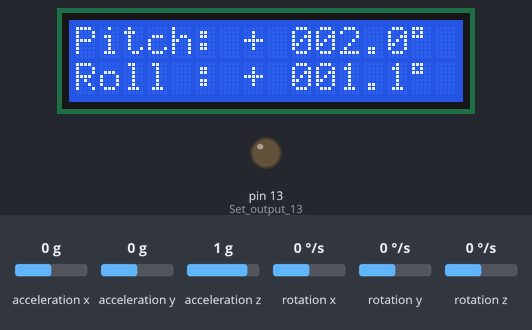
A sketch run on a simulated Arduino Uno, built with avr-gcc and run on an emulated ATmega328P. Parts: 16×2 character LCD, output pins drawn as LEDs (lit = HIGH). Wiring (inferred from the names in the program): MPU-6050 motion sensor at I2C address 0x68. The inputs (shaded band) are chosen by the test bench; at power-on: rotation z 0 °/s, acceleration y 0 g, rotation x 0 °/s, acceleration x 0 g, acceleration z 1 g, rotation y 0 °/s. What the sketch prints to the serial monitor is not drawn.

Above: at 7.5 s.
7.6 s: rotation z set to 192 °/s
At 8.43 s:
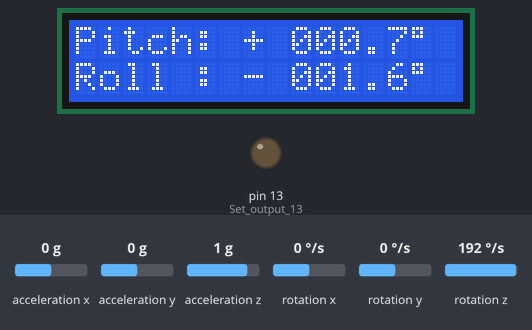
10.0 s: acceleration y set to -1.4 g
At 10.69 s:
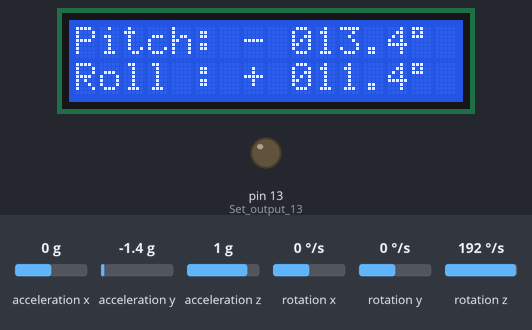
12.5 s: rotation x set to -192 °/s
At 12.94 s:
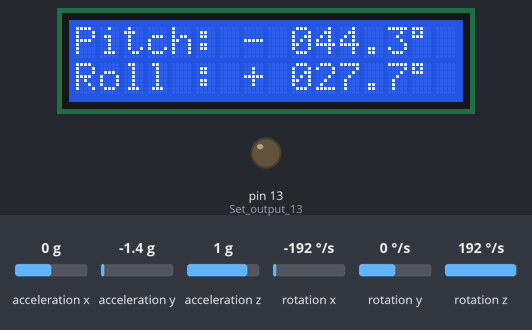
14.2 s: acceleration x set to -1.4 g
At 14.79 s:
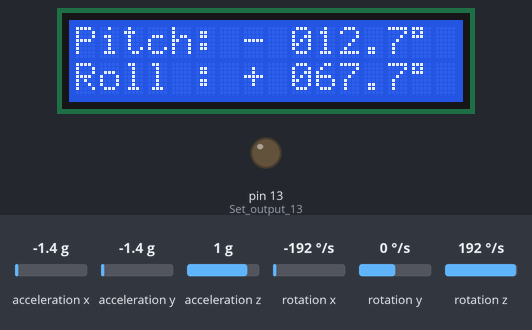
15.7 s: acceleration z set to -1.4 g
At 16.36 s:
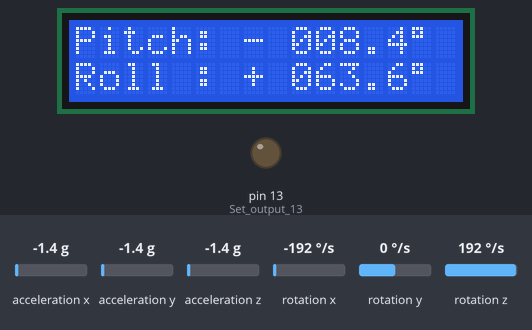
17.3 s: rotation y set to -192 °/s
At 17.49 s:
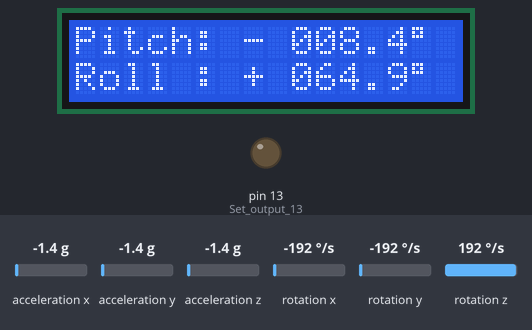
Timing chart, 0 to 19.8 s (numbered marks = the images above; inputs shaded):
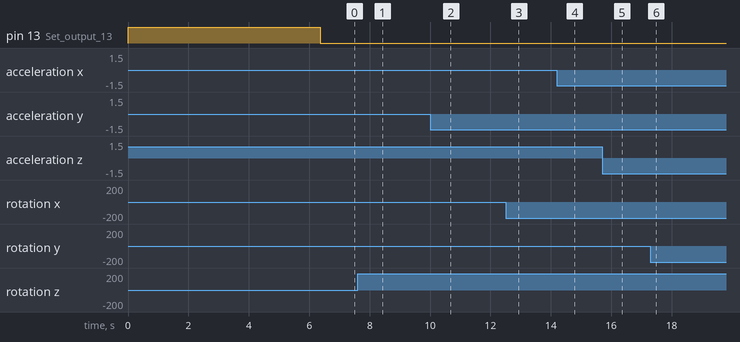

The sketch:

SpiritLevel.ino
```cpp
#include <LiquidCrystal.h>
#include <Wire.h>
#include "SpiritLevel.h"


//Declaring some global variables
static boolean			gbSetGyroAngles;

static int				lcd_loop_counter,
						iMainLoopCount,
						angle_pitch_buffer, angle_roll_buffer;

static long				acc_total_vector,
						gyro_x_cal, gyro_y_cal, gyro_z_cal,
						loop_timer;

static float			angle_pitch, angle_roll,
						angle_roll_acc, angle_pitch_acc,
						angle_pitch_output, angle_roll_output;

LiquidCrystal			lcd(7, 8, 9, 10, 11, 12);		// LiquidCrystal(rs, enable, d4, d5, d6, d7)


////////////////////////////////////////////////////////////
//	setup
////////////////////////////////////////////////////////////
void setup() {

	int				gyro_x, gyro_y, gyro_z, temperature;
	long			acc_x, acc_y, acc_z,
					acc_x_cal, acc_y_cal;


	gbSetGyroAngles = FALSE;

	iMainLoopCount = 1;

	Wire.begin();												//Start I2C as master

	Serial.begin(57600);										//Use only for debugging

	pinMode(13, OUTPUT);										//Set output 13 (LED) as output

	InitMPU6050();												// Init the MPU6050 (500dfs / +/-8g)

	digitalWrite(13, HIGH);										// Turn on the LED

	// Init the LCD, write the introduction message for 1.5 seconds, then the cal message
	lcd.begin(16, 2);											// Set the number of columns and rows for the LCD
	lcd.setCursor(0, 0);
	lcd.print("  Digital Level");
	lcd.setCursor(0, 1);
	lcd.print("    Ver. 1.0");
	delay(1500);
	lcd.clear();
	lcd.setCursor(0, 0);
	lcd.print("Calibrating Gyro");
	lcd.setCursor(0, 1);

	// Average the gyro levels over GYRO_CAL_ITERATIONS cycles to get the cal value
	gyro_x_cal = 0;
	gyro_y_cal = 0;
	gyro_z_cal = 0;
	acc_x_cal = 0;
	acc_y_cal = 0;
	for (int cal_int = 0; cal_int < GYRO_CAL_ITERATIONS; cal_int++) {
		if (cal_int % GYRO_CAL_DOT_PERIOD == 0)
			lcd.print(".");										// Print a dot on the LCD every 125 readings
		read_mpu_6050_data(gyro_x, gyro_y, gyro_z, temperature, acc_x, acc_y, acc_z);
		gyro_x_cal += gyro_x;
		gyro_y_cal += gyro_y;
		gyro_z_cal += gyro_z;
		acc_x_cal += acc_x;
		acc_y_cal += acc_y;
		delay(3);												// Delay 3us to simulate the 250Hz program loop
	}
	gyro_x_cal /= GYRO_CAL_ITERATIONS;
	gyro_y_cal /= GYRO_CAL_ITERATIONS;
	gyro_z_cal /= GYRO_CAL_ITERATIONS;
	acc_x_cal /= GYRO_CAL_ITERATIONS;
	acc_y_cal /= GYRO_CAL_ITERATIONS;

	// Clear the LCD and display the Pitch and Roll tags
	lcd.clear();
	lcd.setCursor(0, 0);
	lcd.print("Pitch:");
	lcd.setCursor(0, 1);
	lcd.print("Roll :");

	// Debug print
	Serial.print("G X cal: ");Serial.println(gyro_x_cal);
	Serial.print("G Y cal: ");Serial.println(gyro_y_cal);
	Serial.print("G Z cal: ");Serial.println(gyro_z_cal);
	Serial.print("A X cal: ");Serial.println(acc_x_cal);
	Serial.print("A Y cal: ");Serial.println(acc_y_cal);
	Serial.println();

	digitalWrite(13, LOW);										// All done, turn the LED off

	lcd_loop_counter = 1;										// Init the LCD loop counter

	loop_timer = micros();										// Reset the loop timer
}


////////////////////////////////////////////////////////////
//	loop
////////////////////////////////////////////////////////////
void loop() {

	int				gyro_x, gyro_y, gyro_z, temperature;
	long			acc_x, acc_y, acc_z;


	// Read the raw acc, temp, and gyro data from the MPU-6050
	read_mpu_6050_data(gyro_x, gyro_y, gyro_z, temperature, acc_x, acc_y, acc_z);

	// Subtract the gyros' offset calibration values from the raw values
	gyro_x -= gyro_x_cal;
	gyro_y -= gyro_y_cal;
	gyro_z -= gyro_z_cal;

	// Debug print
	/*if (iMainLoopCount < 750)
		iMainLoopCount++;
	else {
		iMainLoopCount = 1;
		Serial.println();
		Serial.print("X: ");Serial.println(gyro_x);
		Serial.print("Y: ");Serial.println(gyro_y);
		Serial.print("Z: ");Serial.println(gyro_z);
		Serial.print("AP: ");Serial.println(acc_x);
		Serial.print("AR: ");Serial.println(acc_y);
		Serial.println();
	}*/

	// Gyro angle calculations  [0.0000611 = 1 / (250Hz / 65.5)]
	angle_pitch += gyro_x * 0.0000610687;                                // Calculate the traveled pitch angle and add this to the angle_pitch variable
	angle_roll += gyro_y * 0.0000610687;                                 // Calculate the traveled roll angle and add this to the angle_roll variable

	// 0.000001066 = 0.0000611 * (3.142 / 180deg) The Arduino sin function is in radians
	angle_pitch += angle_roll * sin(gyro_z * 0.000001066);               // If the IMU has yawed transfer the roll angle to the pitch angel
	angle_roll -= angle_pitch * sin(gyro_z * 0.000001066);               // If the IMU has yawed transfer the pitch angle to the roll angel

	// Accelerometer angle calculations
	acc_total_vector = sqrt((acc_x*acc_x) + (acc_y*acc_y) + (acc_z*acc_z));  // Calculate the total accelerometer vector
																			 // 57.296 = 1 / (3.142 / 180) The Arduino asin function is in radians
	angle_pitch_acc = asin((float)acc_y / acc_total_vector) * 57.296;	// Calculate the pitch angle
	angle_roll_acc = asin((float)acc_x / acc_total_vector) * -57.296;	// Calculate the roll angle

	//
	// Place the MPU-6050 spirit level on a level surface and note the values in the following two lines for calibration
	//
	angle_pitch_acc -= ACC_CAL_X;                                             // Accelerometer calibration value for pitch
	angle_roll_acc -= ACC_CAL_Y;                                              // Accelerometer calibration value for roll

	if (gbSetGyroAngles) {												// If the IMU is already started
//		angle_pitch = angle_pitch * 0.9996 + angle_pitch_acc * 0.0004;  // Correct the drift of the gyro pitch angle with the accelerometer pitch angle
//		angle_roll = angle_roll * 0.9996 + angle_roll_acc * 0.0004;     // Correct the drift of the gyro roll angle with the accelerometer roll angle
		angle_pitch = angle_pitch * 0.996 + angle_pitch_acc * 0.004;  // Correct the drift of the gyro pitch angle with the accelerometer pitch angle
		angle_roll = angle_roll * 0.996 + angle_roll_acc * 0.004;     // Correct the drift of the gyro roll angle with the accelerometer roll angle
	}
	else {                                                              // At first start
		angle_pitch = angle_pitch_acc;                                  // Set the gyro pitch angle equal to the accelerometer pitch angle
		angle_roll = angle_roll_acc;                                    // Set the gyro roll angle equal to the accelerometer roll angle
		gbSetGyroAngles = TRUE;                                         // Set the IMU started flag
	}

	// To dampen the pitch and roll angles a complementary filter is used
	angle_pitch_output = angle_pitch_output * 0.9 + angle_pitch * 0.1;   //Take 90% of the output pitch value and add 10% of the raw pitch value
	angle_roll_output = angle_roll_output * 0.9 + angle_roll * 0.1;      //Take 90% of the output roll value and add 10% of the raw roll value

	write_LCD();                                                         //Write the roll and pitch values to the LCD display

	while (micros() - loop_timer < LOOP_TIME_MS);                                //Wait until the loop_timer reaches 4000us (250Hz) before starting the next loop
	loop_timer = micros();                                               //Reset the loop timer
}


////////////////////////////////////////////////////////////
//	read_mpu_6050_data
////////////////////////////////////////////////////////////
void read_mpu_6050_data(int &gy_x, int &gy_y, int &gy_z, int &temp, long &ac_x, long &ac_y, long &ac_z)
{
	// Request 14 bytes from the MPU-6050, starting at the accelerometer x-axis high byte
	Wire.beginTransmission(I2C_ADDR_MPU6050_1);
	Wire.write(MPU6050_REG_ACCEL_XOUT_H);
	Wire.endTransmission();
	Wire.requestFrom(I2C_ADDR_MPU6050_1, 14);

	while (Wire.available() < 14);						// Wait until all the bytes are received

	ac_x = Wire.read() << 8 | Wire.read();
	ac_y = Wire.read() << 8 | Wire.read();
	ac_z = Wire.read() << 8 | Wire.read();

	temp = Wire.read() << 8 | Wire.read();

	gy_x = Wire.read() << 8 | Wire.read();
	gy_y = Wire.read() << 8 | Wire.read();
	gy_z = Wire.read() << 8 | Wire.read();
}


////////////////////////////////////////////////////////////
//	write_LCD
////////////////////////////////////////////////////////////
void write_LCD()
{
	switch (lcd_loop_counter)
	{
		case 1:									// Buffer the pitch angle because it will change and set the LCD cursor to initial position on first line
			angle_pitch_buffer = angle_pitch_output * 10;
			lcd.setCursor(6, 0);
			break;

		case 2:									// Print + or - as appropriate
			if (angle_pitch_buffer < 0)
				lcd.print(" - ");
			else
				lcd.print(" + ");
			break;

		case 3:									//Print first number
			lcd.print(abs(angle_pitch_buffer) / 1000);
			break;

		case 4:									//Print second number
			lcd.print((abs(angle_pitch_buffer) / 100) % 10);
			break;

		case 5:									//Print third number
			lcd.print((abs(angle_pitch_buffer) / 10) % 10);
			break;

		case 6:									//Print decimal point
			lcd.print(".");
			break;

		case 7:									//Print decimal number
			lcd.print(abs(angle_pitch_buffer) % 10);
			break;

		case 8:								// Print degree
			lcd.print((char)223);
			break;

		case 9:									// Buffer the roll angle because it will change and set the LCD cursor to initial position on second line
			angle_roll_buffer = angle_roll_output * 10;
			lcd.setCursor(6, 1);
			break;

		case 10:									// Print + or - as appropriate
			if (angle_roll_buffer < 0)
				lcd.print(" - ");
			else
				lcd.print(" + ");
			break;

		case 11:								//Print first number
			lcd.print(abs(angle_roll_buffer) / 1000);
			break;

		case 12:								//Print second number
			lcd.print((abs(angle_roll_buffer) / 100) % 10);
			break;

		case 13:								//Print third number
			lcd.print((abs(angle_roll_buffer) / 10) % 10);
			break;

		case 14:								//Print decimal point
			lcd.print(".");
			break;

		case 15:								// Print decimal number
			lcd.print(abs(angle_roll_buffer) % 10);
			break;

		case 16:								// Print decimal number
			lcd.print((char)223);
			lcd_loop_counter = 0;
			break;

		default:
			lcd_loop_counter = 0;
			break;
	}

	lcd_loop_counter++;
}


////////////////////////////////////////////////////////////
//	setup_mpu_6050_registers
////////////////////////////////////////////////////////////
void InitMPU6050() {

	// Wake it up
	Wire.beginTransmission(I2C_ADDR_MPU6050_1);
	Wire.write(MPU6050_REG_PWR_MGMT_1);
	Wire.write(0x00);
	Wire.endTransmission();

	// Configure the accelerometer (+/-8g)
	Wire.beginTransmission(I2C_ADDR_MPU6050_1);
	Wire.write(MPU6050_REG_ACCEL_CONFIG);
	Wire.write(MPU6050_REG_ACCEL_CONFIG_8G_FULL_SCALE);
	Wire.endTransmission();

	// Configure the gyro (500dps full scale)
	Wire.beginTransmission(I2C_ADDR_MPU6050_1);
	Wire.write(MPU6050_REG_GYRO_CONFIG);
	Wire.write(0x08);
	Wire.endTransmission();
}
```

SpiritLevel.h
```cpp
#pragma once

//	SpiritLevel.h

#define		FALSE						0
#define		TRUE						1

// This sets the number of milliseconds per loop, and hence, the sample/refresh rate of the angle calculations
#define		LOOP_TIME_MS								4000	// 4ms, or 250 Hz

#define		GYRO_CAL_ITERATIONS							1000
#define		GYRO_CAL_DOT_PERIOD							125

#define		ACC_CAL_X									-2.1
#define		ACC_CAL_Y									-1.2

#define		I2C_ADDR_MPU6050_1							0x68
#define		I2C_ADDR_MPU6050_2							0x69

#define		MPU6050_REG_CONFIG							0x1A
#define		MPU6050_REG_GYRO_CONFIG						0x1B
#define		MPU6050_REG_ACCEL_CONFIG					0x1C

#define		MPU6050_REG_ACCEL_XOUT_H					0x3B
#define		MPU6050_REG_RAW_GYRO_VALUES					0x43

#define		MPU6050_REG_PWR_MGMT_1						0x6B
#define		MPU6050_REG_WHO_AM_I						0x75

#define		MPU6050_REG_PWR_MGMT_1_ACTIVATE_GYRO		0x00

#define		MPU6050_REG_GYRO_CONFIG_250DPS_FULL_SCALE	0x00
#define		MPU6050_REG_GYRO_CONFIG_500DPS_FULL_SCALE	0x08

#define		MPU6050_REG_ACCEL_CONFIG_4G_FULL_SCALE		0x08
#define		MPU6050_REG_ACCEL_CONFIG_8G_FULL_SCALE		0x10

#define		MPU6050_REG_CONFIG_LOW_PASS_43HZ			0x03
```

Measured:
- after the input at 7.6 s, the display: first changes after 0.08 s (image 1 shows a later state)
- after the input at 10.0 s, the display: first changes after 0.33 s (image 2 shows a later state)
